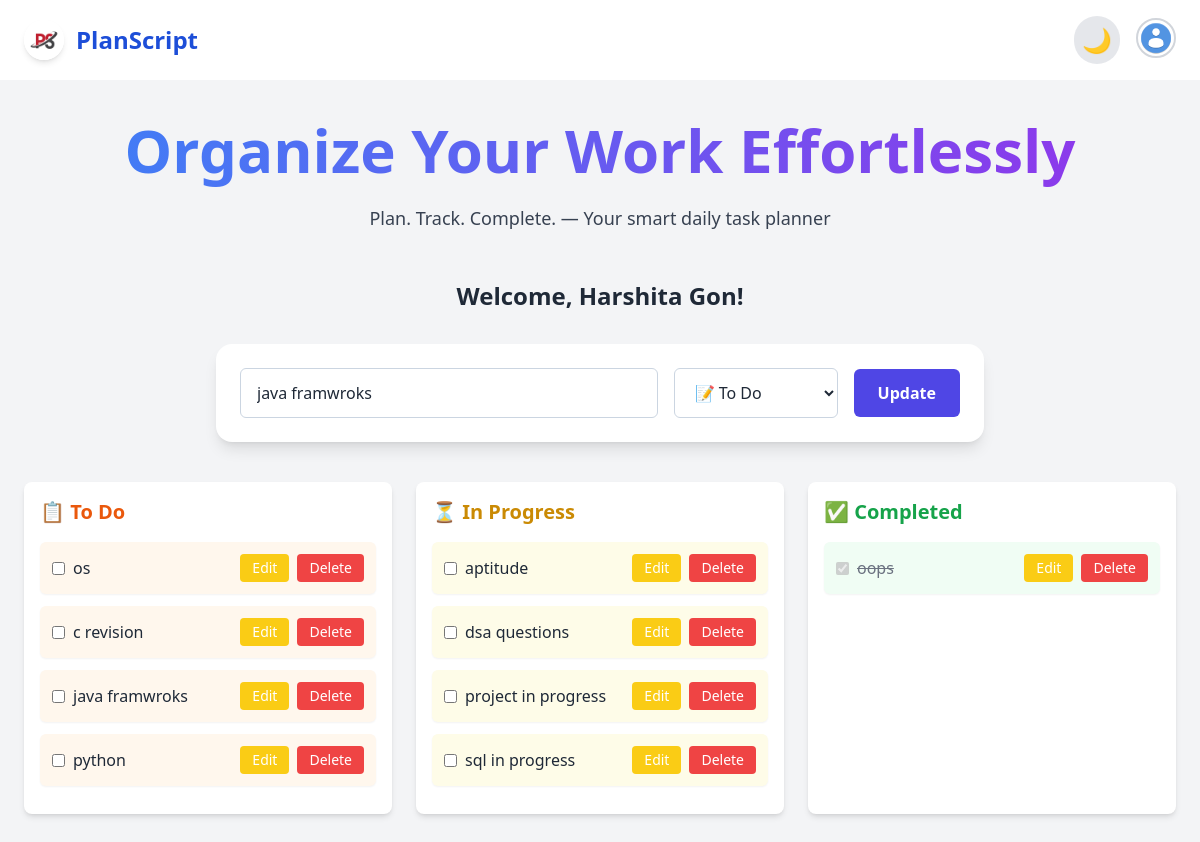
The page /22 (signed in) on the database its author committed.
### models/user.py (models this page shows, shortened)
class User(UserMixin, db.Model):  # ✅ Now inherits from db.Model
    __tablename__ = 'user'
    id = db.Column(db.Integer, primary_key=True)
    username = db.Column(db.String(150), nullable=False, unique=True)
    email = db.Column(db.String(150), nullable=False, unique=True)
    password_hash = db.Column(db.String(256), nullable=False)
    date_created = db.Column(db.DateTime, default=datetime.utcnow)
    todos = db.relationship('Todo', backref='user', lazy=True)

### app.py (models this page shows)
class Todo(db.Model):
    id = db.Column(db.Integer, primary_key=True)
    title = db.Column(db.String(200), nullable=False)
    status = db.Column(db.String(50), nullable=False, default='todo')
    user_id = db.Column(db.Integer, db.ForeignKey('user.id'))

### app.py (the view, shortened to what this page needs)
@app.route('/', methods=['GET', 'POST'])
@app.route('/<int:todo_id>', methods=['GET', 'POST'])
@login_required
def index(todo_id=None):
    todo = None
    if todo_id is not None:
        todo = Todo.query.get(todo_id)
        if todo and todo.user_id != current_user.id:        # ✅ restrict access
            flash("Not authorized", "danger")
            return redirect(url_for('index'))
    todos = Todo.query.filter_by(user_id = current_user.id).order_by(Todo.id.desc()).all()
    todo_tasks = [t for t in todos if t.status == 'todo']
    progress_tasks = [t for t in todos if t.status == 'progress']
    completed_tasks = [t for t in todos if t.status == 'completed']
    return render_template(
        'index.html',
        user=current_user,
        todos=todos,
        todo=todo,
        todo_tasks=todo_tasks,
        progress_tasks=progress_tasks,
        completed_tasks=completed_tasks
    )

### app.py (called while the page is built)
@login_manager.user_loader
def load_user(user_id):
    return User.query.get(int(user_id))

### templates/index.html (shortened to what this page needs)
{% extends 'layouts/app.html' %}
{% block content %}
<div class="min-h-screen bg-gray-100 dark:bg-gray-900 py-10 px-4 transition-colors duration-300">
  <div class="max-w-6xl mx-auto">
    <section class="relative text-center mb-12">
      <div class="relative z-10 animate-fade-slide">
        <h2 class="text-5xl md:text-6xl font-extrabold bg-gradient-to-r from-blue-500 to-purple-600 text-transparent bg-clip-text leading-tight pb-2">
        </h2>
        <p class="mt-4 text-lg text-gray-700 dark:text-gray-300">
          Plan. Track. Complete. — Your smart daily task planner
        </p>
      </div>
    </section>
    <div class="text-center mb-8 animate-fade-slide">
      <p class="text-2xl font-semibold text-gray-800 dark:text-gray-200">
        Welcome, {{ current_user.username }}!
      </p>
    </div>
    <form method="POST" action="{{ url_for('index', todo_id=todo.id) if todo else url_for('index') }}"
      class="bg-white dark:bg-gray-800 shadow-lg rounded-2xl px-6 py-6 mb-10 max-w-3xl mx-auto flex flex-col md:flex-row items-center gap-4">
      <input type="text" name="title" value="{{ todo.title if todo else '' }}"
        class="flex-1 px-4 py-3 text-base bg-white dark:bg-gray-700 border border-slate-300 dark:border-gray-600 rounded-md focus:outline-none focus:ring-2 focus:ring-indigo-400 dark:text-gray-100"
        placeholder="What do you want to accomplish?" required />
      <select name="status"
        class="px-4 py-3 text-base bg-white dark:bg-gray-700 border border-slate-300 dark:border-gray-600 rounded-md focus:outline-none focus:ring-2 focus:ring-indigo-400 dark:text-gray-100">
        <option value="todo" {% if todo and todo.status == 'todo' %}selected{% endif %}>📝 To Do</option>
      </select>
      <button type="submit"
        class="px-6 py-3 bg-indigo-600 text-white font-semibold rounded-md hover:bg-indigo-700 transition">
        {{ 'Update' if todo else 'Add' }}
      </button>
    </form>
    <div class="grid md:grid-cols-3 gap-6">
      {% set columns = [
        ('todo', '📋 To Do', 'orange', 'orange-50', 'orange-600'),
        ('in-progress', '⏳ In Progress', 'yellow', 'yellow-50', 'yellow-600'),
        ('completed', '✅ Completed', 'green', 'green-50', 'green-600')
      ] %}
      {% for key, title, color, bg, text in columns %}
      <div class="bg-white dark:bg-gray-800 p-4 rounded-lg shadow-md">
        <h2 class="text-xl font-semibold text-{{ text }} mb-4">{{ title }}</h2>
        {% for task in todos if task.status == key %}
        <div class="bg-{{ bg }} dark:bg-opacity-10 p-3 rounded-md shadow-sm mb-3 flex justify-between items-center">
          {% if key != 'completed' %}
          <form method="POST" action="{{ url_for('update_status', todo_id=task.id) }}">
            <label class="flex items-center gap-2">
              <input type="checkbox" name="status" value="completed" onchange="this.form.submit()" />
              <span class="text-gray-800 dark:text-gray-200 break-words">{{ task.title }}</span>
            </label>
          </form>
          {% else %}
          <label class="flex items-center gap-2">
            <input type="checkbox" checked disabled />
            <span class="text-gray-500 dark:text-gray-400 break-words line-through">{{ task.title }}</span>
          </label>
          {% endif %}
          <div class="flex gap-2">
            <a href="/{{ task.id }}" class="text-sm bg-yellow-400 text-white px-3 py-1 rounded hover:bg-yellow-500 transition-all">Edit</a>
            <form method="POST" action="{{ url_for('delete', todo_id=task.id) }}">
              <button class="text-sm bg-red-500 text-white px-3 py-1 rounded hover:bg-red-600 transition-all">Delete</button>
            </form>
          </div>
        </div>
        {% else %}
        <p class="text-sm text-gray-400 dark:text-gray-500">No tasks here.</p>
        {% endfor %}
      </div>
      {% endfor %}
    </div>
  </div>
</div>
{% endblock %}

### rows shown on the page
User: username "Harshita Gon"
Todo: title "java framwroks", status "📝 To Do"
Todo: title "os"
Todo: title "c revision"
Todo: title "python"
Todo: title "aptitude"
Todo: title "dsa questions"
Todo: title "project in progress"
Todo: title "sql in progress"
Todo: title "oops"

### other values the page prints
{{ 'Update' if todo else 'Add' }} "Update"
{{ title }} "📋 To Do" "⏳ In Progress" "✅ Completed"
